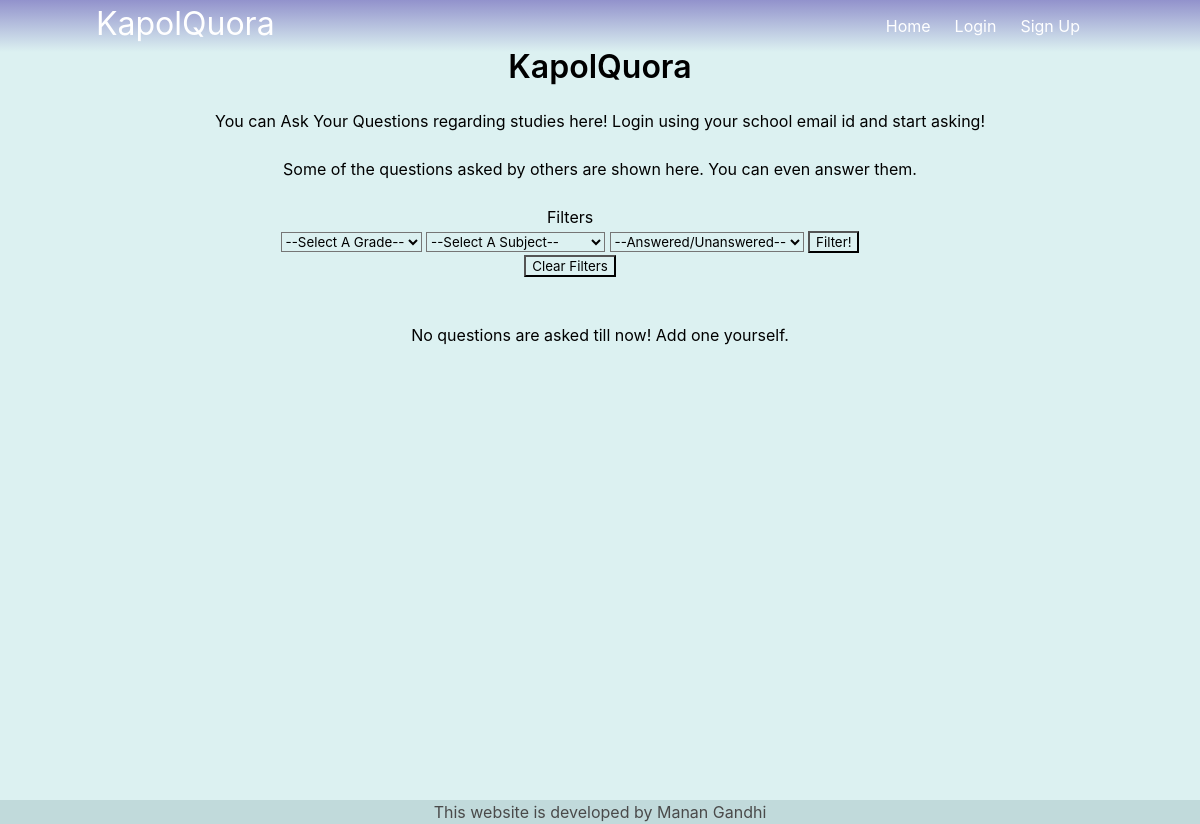
Before: / with the older database file.
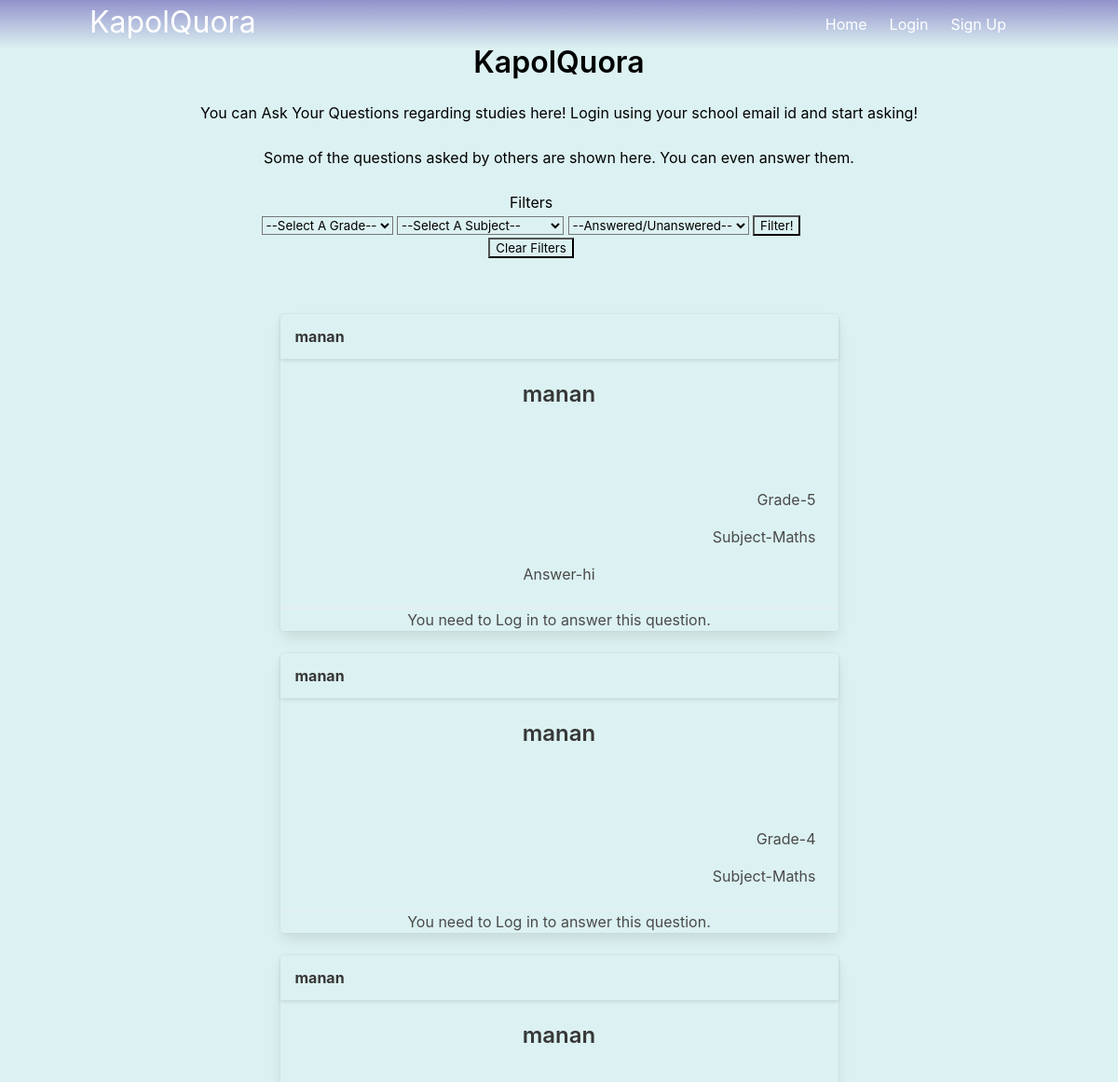
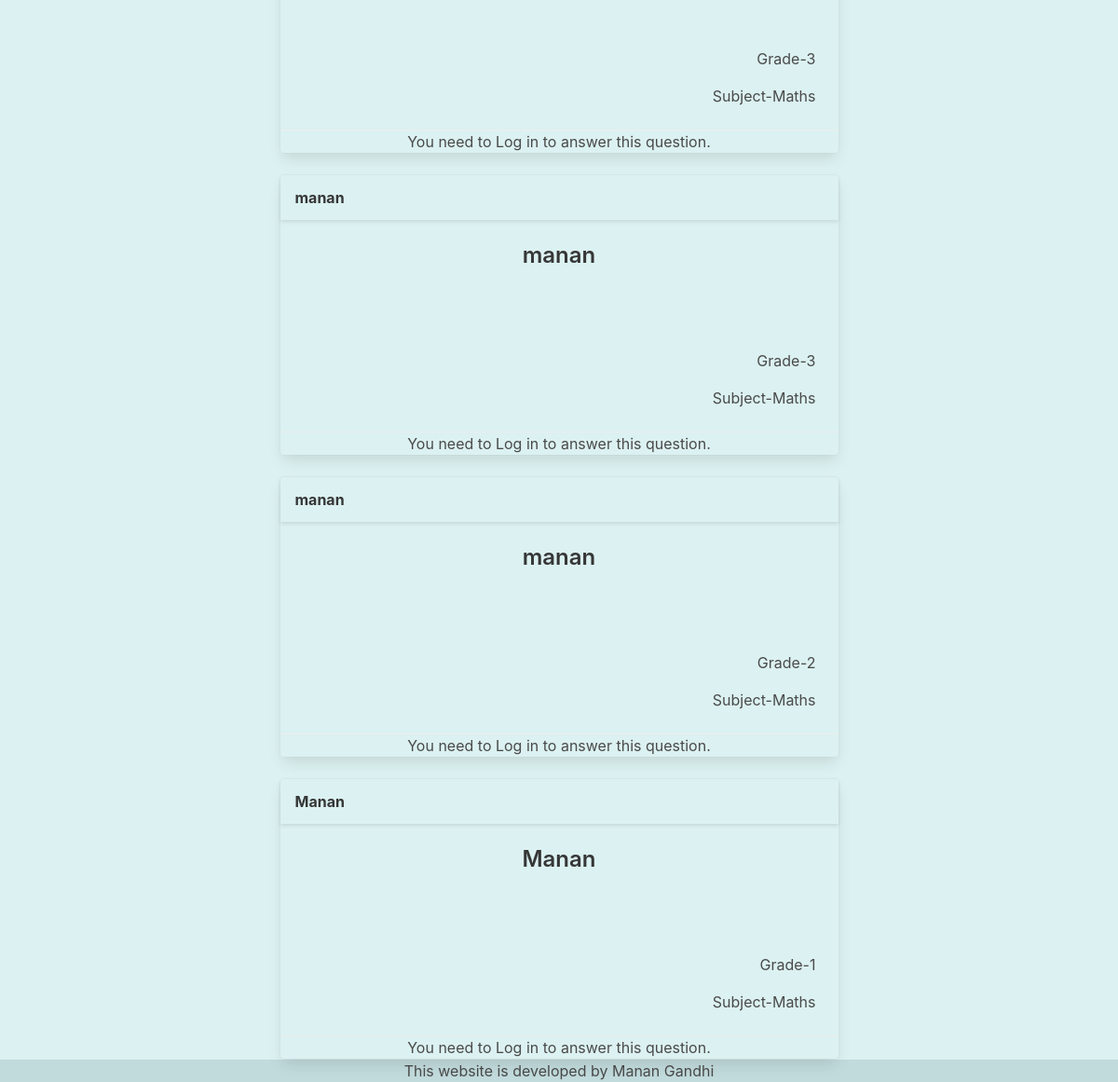
After: the same page with the newer database file (2 pictures, top to bottom).
### models.py (models this page shows)
class Questions(db.Model):
    sno=db.Column(db.Integer, primary_key=True)
    question=db.Column(db.String(1000))
    description=db.Column(db.String(100000))
    author=db.Column(db.String(1000))
    std=db.Column(db.Integer())
    answer=db.Column(db.String(100000))
    subject=db.Column(db.String(100))

### main.py (the view)
@main.route('/')
def index():
    return render_template('index.html', data=Questions.query.all()[::-1])

### templates/index.html (shortened to what this page needs)
{% extends "base.html" %}
{% block content %}
<div style="position:relative; top:0%; text-align: center;">
<h1 class="title" style="color:black">KapolQuora</h1>
<h2 style="color:black">You can Ask Your Questions regarding studies here! Login using your school email id and start asking!</h2><br>
<h5 style="color:black">Some of the questions asked by others are shown here. You can even answer them.</h5><br>
<div style="margin:auto; padding-right:5%; padding-bottom: 3%;">
<form action="/" method="POST">
  <p style="color:black">Filters</p>
    <select id="std" name="std" style="background-color: transparent">
        <option disabled value="all" selected>--Select A Grade--</option>
    </select>
    <select id="subject" name="subject" style="background-color:transparent;"><option selected disabled value="all">--Select A Subject--</option>
    </select>
    <select id="answered" name="answered" style="background-color:transparent;"><option selected disabled value="all">--Answered/Unanswered--</option>
    </select>
    <input style="background-color: transparent;" type="submit" value="Filter!">
  </form>
  <form action="/" method="POST"><input type="submit" value="Clear Filters" style="background-color: transparent;"></form>
</div>
{% if data %}
{% for x in data %}
<br>
<div class="card" style="text-align: center; margin:auto; width: 50%; min-width: 300px; background-color: transparent;">
    <div class="card-header" style="align-content: center;">
      <p class="card-header-title" style="align-content: center;">
        {{x.question}}
      </p>
    </div>
    <div class="card-content">
      <div class="content">
            <h3>{{x.description}}</h3>
        <br><br><br>
            <p style="text-align:end">Grade-{{x.std}}</p>
            <p style="text-align:end">Subject-{{x.subject}}</p>
            {% if x.answer %}
              <p>Answer-{{x.answer}}</p>
            {% endif %}
      </div>
    </div>
    {% if current_user.is_authenticated and x.answer %}
    {% else %}
    <footer class="card-footer"><p style="text-align: center; margin:auto;">You need to Log in to answer this question.</p></footer>
    {% endif %}
  </div>
</div>
{% endfor %}
{% else %}
    <h4 style="padding-top:10px; color:black">No questions are asked till now! Add one yourself.</h4>
{% endif %}
{% endblock %}

### templates/base.html (shortened to what this page needs)
<!DOCTYPE html>
<html>
<head>
    <link rel="stylesheet" href="https://cdnjs.cloudflare.com/ajax/libs/bulma/0.7.2/css/bulma.min.css" />
</head>
<body>
    <section class="hero is-primary is-fullheight" style="background-color: rgb(220, 241, 241); padding: 1px;">
        <div class="hero-head">
            <nav class="navbar is-fixed-top" style="background-image: linear-gradient( rgb(146, 146, 204), rgb(220, 241, 241));">
                <div class="container">
                    <div class="navbar-brand">
                        <a class="navbar-brand" style="font-size:xx-large;" href="{{url_for('main.index')}}">KapolQuora</a>
                    </div>
                    <div id="navid" class="navbar-menu" style="background-color: transparent;">
                        <div class="navbar-end">
                            <a href="{{ url_for('main.index') }}" class="navbar-item">
                                Home
                            </a>
                            {% if not current_user.is_authenticated %}
                            <a href="{{ url_for('auth.login') }}" class="navbar-item">
                                Login
                            </a>
                            <a href="{{ url_for('auth.signup') }}" class="navbar-item">
                                Sign Up
                            </a>
                            {% endif %}
                        </div>
                    </div>
                </div>
            </nav>
            <br><br>
						{% block content %}
            {% endblock %}
        </div>
    </section>
		<footer style="text-align: center; background-color: rgb(193, 218, 219);">This website is developed by Manan Gandhi</footer>
</body>
</html>

### templates/base.html (style rules this page uses)
html { --scrollbarBG: transparent; --thumbBG: #90A4AE; }

Changed rows visible on the page:
added Questions: question "manan", description "manan", std "5", subject "Maths", answer "hi"
added Questions: question "manan", description "manan", std "4", subject "Maths"
added Questions: question "manan", description "manan", std "3", subject "Maths"
added Questions: question "manan", description "manan", std "3", subject "Maths"
added Questions: question "manan", description "manan", std "2", subject "Maths"
added Questions: question "Manan", description "Manan", std "1", subject "Maths"
Other visible differences:
text no longer shown: "No questions are asked till now! Add one yourself."
